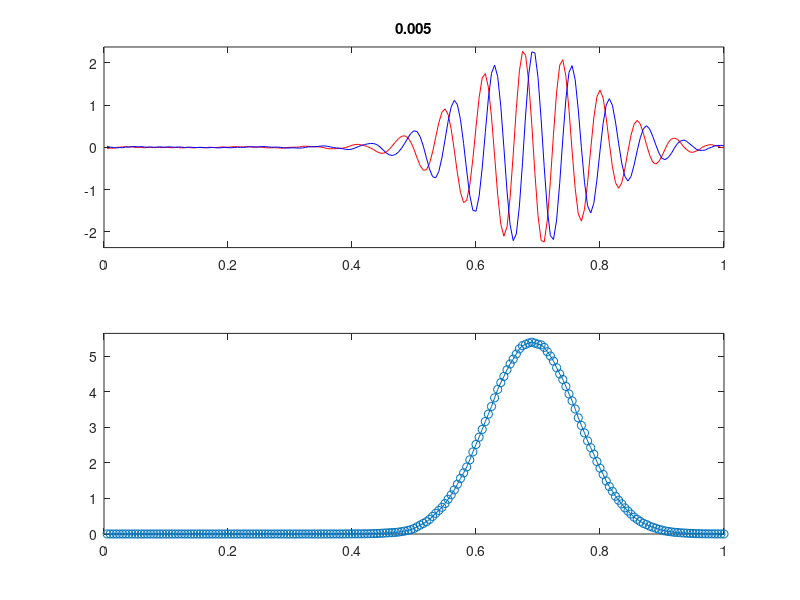

MATLAB code for this plot:
clear

% Define mesh in space and time
h=0.005;
tau=1e-4;
x=h:h:1;
m=length(x);
steps=round(0.005/tau);

% Second derivative matrix
D=-2*eye(m);
D=D+diag(ones(m-1,1),+1);
D=D+diag(ones(m-1,1),-1);

% Periodic Boundary Conditions
D(1,m)=1;
D(m,1)=1;

% Define the matrix A - note that by default i=sqrt(-1) 
A=0.5*i*tau/h^2 * D;

% Crank-Nicolson method
mat=inv(eye(m)-A/2) * (eye(m)+A/2);

% Initial conditions of the wavefunction
k=100;        % average wavenumber (average wavelength=2*pi/k)
sigma=0.10    % width-parameter for the Gaussian

psi=exp(i*k*x');                           % oscillatory component
psi=psi.* exp(-0.5*((x-0.25)/sigma)'.^2);  % Gaussian envelope
psi=psi/sqrt(sigma*sqrt(pi));              % normalisation

% Remember maximum magnitude for sensible plotting
maxpsi=max(abs(psi));

for n=1:steps
    % Plot real & imaginary components of the wave-packet
    subplot(2,1,1)
    plot(x,real(psi),'r',x,imag(psi),'b')
    axis([0 1 -maxpsi maxpsi])
    title(n*tau)

    % Plot probability distribution of the wave-packet
    subplot(2,1,2)
    prob=conj(psi).*psi;
    plot(x,prob,'o-')
    axis([0 1 0 maxpsi^2])
    drawnow
    
    % Advance to next step
    psi=mat*psi;
end
